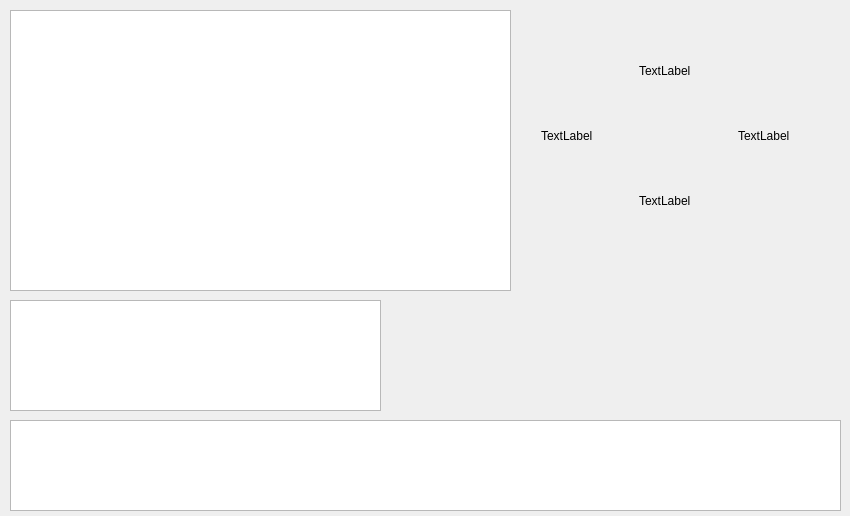
<?xml version="1.0" encoding="UTF-8"?>
<ui version="4.0">
 <class>MainWindow</class>
 <widget class="QMainWindow" name="MainWindow">
  <property name="geometry">
   <rect>
    <x>0</x>
    <y>0</y>
    <width>850</width>
    <height>516</height>
   </rect>
  </property>
  <property name="windowTitle">
   <string>MainWindow</string>
  </property>
  <widget class="QWidget" name="centralWidget">
   <widget class="QGraphicsView" name="graphicsView">
    <property name="geometry">
     <rect>
      <x>10</x>
      <y>10</y>
      <width>501</width>
      <height>281</height>
     </rect>
    </property>
   </widget>
   <widget class="QListWidget" name="listWidgetItems">
    <property name="geometry">
     <rect>
      <x>10</x>
      <y>300</y>
      <width>371</width>
      <height>111</height>
     </rect>
    </property>
   </widget>
   <widget class="QTextBrowser" name="textBrowser">
    <property name="geometry">
     <rect>
      <x>10</x>
      <y>420</y>
      <width>831</width>
      <height>91</height>
     </rect>
    </property>
   </widget>
   <widget class="QWidget" name="gridLayoutWidget">
    <property name="geometry">
     <rect>
      <x>530</x>
      <y>30</y>
      <width>311</width>
      <height>211</height>
     </rect>
    </property>
    <layout class="QGridLayout" name="gridLayout">
     <item row="4" column="2">
      <widget class="ClickableLabel" name="labelDown">
       <property name="text">
        <string>TextLabel</string>
       </property>
      </widget>
     </item>
     <item row="3" column="3">
      <widget class="ClickableLabel" name="labelRight">
       <property name="text">
        <string>TextLabel</string>
       </property>
      </widget>
     </item>
     <item row="3" column="1">
      <widget class="ClickableLabel" name="labelLeft">
       <property name="text">
        <string>TextLabel</string>
       </property>
      </widget>
     </item>
     <item row="0" column="2">
      <widget class="ClickableLabel" name="labelUp">
       <property name="text">
        <string>TextLabel</string>
       </property>
      </widget>
     </item>
    </layout>
   </widget>
  </widget>
 </widget>
 <layoutdefault spacing="6" margin="11"/>
 <customwidgets>
  <customwidget>
   <class>ClickableLabel</class>
   <extends>QLabel</extends>
   <header>clickablelabel.h</header>
  </customwidget>
 </customwidgets>
 <resources/>
 <connections/>
</ui>
